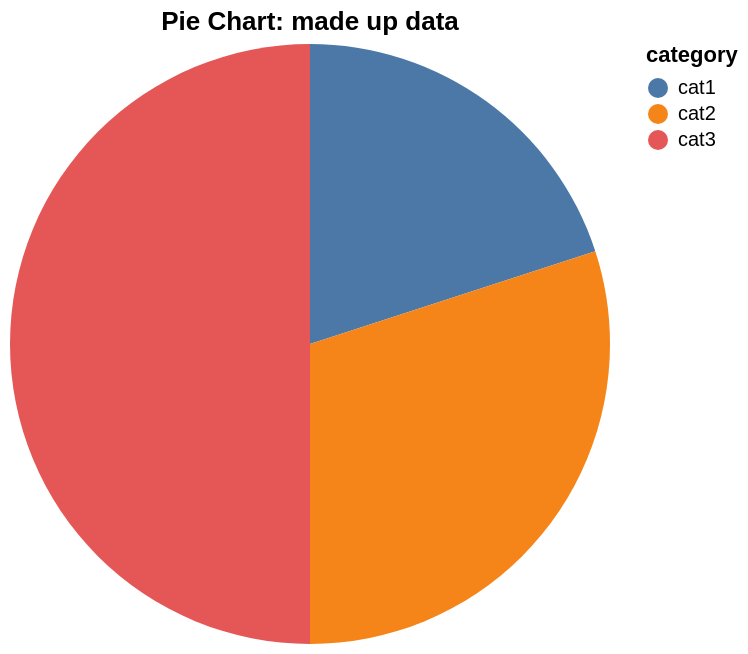

The notebook cell saved with this chart:
### Markdown cell above
## Vega-Lite, sized to its container

The static image uses the target's default size (640 x 400).

### Code cell
locally {
  val piePlot = VegaPlot.fromString("""{
  "$schema": "https://vega.github.io/schema/vega-lite/v6.json",
  "title": "A Pie Chart",
  "description": "A simple pie chart with embedded data.",
  "width": "container",
  "height": "container",
  "data": {"values": [{"category": "cat1", "value": 4}]},
  "mark": "arc",
  "encoding": {
    "theta": {"field": "value", "type": "quantitative"},
    "color": {"field": "category", "type": "nominal"}
  }
}""")

  piePlot.plot(
    _.title := "Pie Chart: made up data",
    _.data.values := List(
      (category = "cat1", value = 4),
      (category = "cat2", value = 6),
      (category = "cat3", value = 10)
    )
  )
}

### Figure 1 — Vega-Lite specification as saved in the notebook (floating-point values rounded to 4 significant figures)
{"$schema": "https://vega.github.io/schema/vega-lite/v6.json", "data": {"values": [{"category": "cat1", "value": 4}, {"category": "cat2", "value": 6}, {"category": "cat3", "value": 10}]}, "description": "A simple pie chart with embedded data.", "encoding": {"color": {"field": "category", "type": "nominal"}, "theta": {"field": "value", "type": "quantitative"}}, "height": "container", "mark": "arc", "title": "Pie Chart: made up data", "width": "container"}
